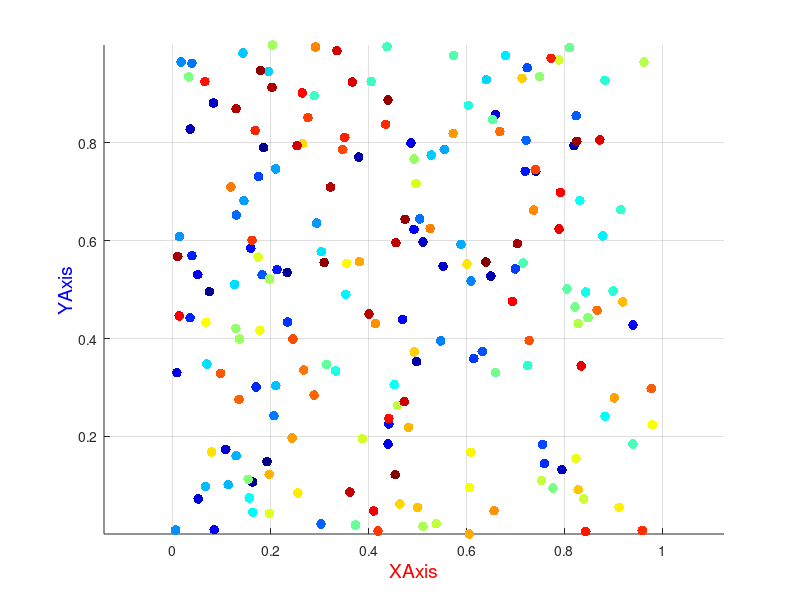

Write the MATLAB code that produced this figure.
function Salar4_func()
clf;
x_data=rand(1,200);
save x_data;
y_data=rand(1,200);
scatter(x_data,y_data, 50, jet(200), 'filled')
axis equal
grid on
%legend On
grid on
xlabel('XAxis', 'FontSize', 14,'Color','r') 
ylabel('YAxis', 'FontSize', 14,'Color','B') 

end